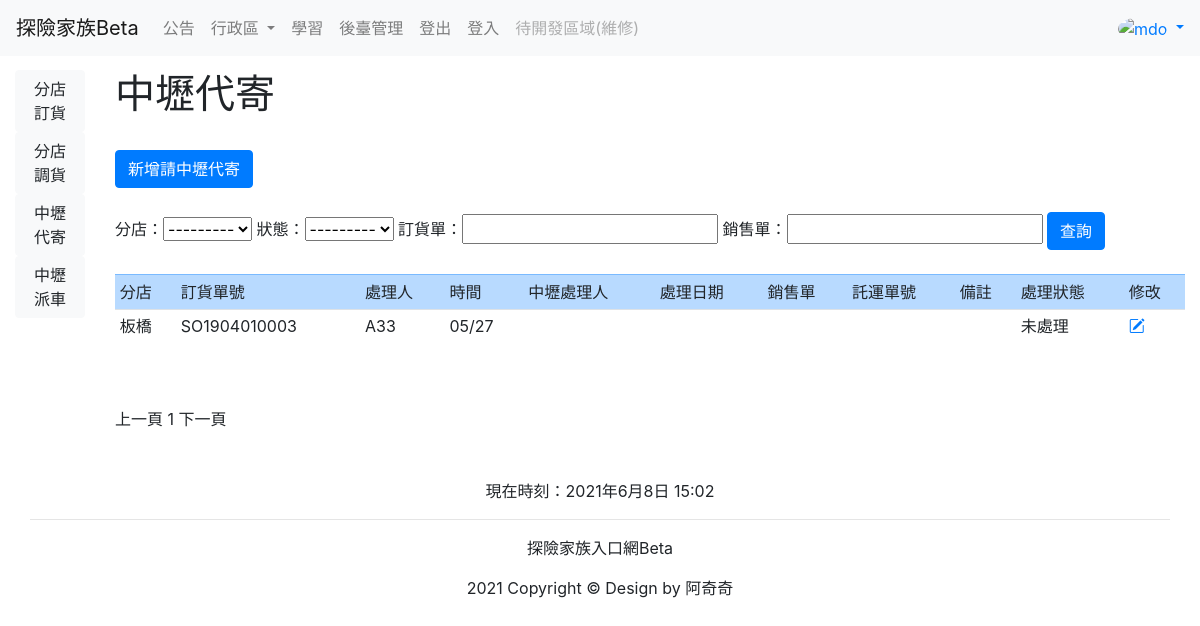
Page /zhongli_send/ on the committed database.
### myweb/models.py (models this page shows, shortened)
class ZhongliSend(models.Model):
    done_choices = (
        ('已處理', '已處理'),
        ('未處理', '未處理'),
    )
    shop_a_name_from = models.ForeignKey('ShopNameA', on_delete=models.CASCADE)
    order_sheet_number = models.CharField(max_length=12, unique=True)
    pos_sheet_number = models.CharField(max_length=17,)
    shop_a_time = models.DateTimeField(default=timezone.now)
    shop_a_staff = models.CharField(max_length=12)
    sell_sheet_number = models.CharField(null=True, blank=True, max_length=12)
    send_sheet_number = models.CharField(null=True, blank=True, max_length=16)
    service_time = models.DateTimeField(null=True, blank=True, )
    service_staff = models.CharField(null=True, blank=True, max_length=12)
    remark = models.TextField(null=True, blank=True)
    done = models.CharField(max_length=3, choices=done_choices, default='未處理')

class ShopNameA(models.Model):
    shop_name_a = models.CharField(max_length=10, null=False)
    order = models.IntegerField(default='99')
    def __str__(self):
        return self.shop_name_a

### myweb/views.py (the view)
# urls.py: path('zhongli_send/', views.zhongli_send, name='zhongli-send-url'),
def zhongli_send(request):
    now = datetime.now()
    zhongli_send = ZhongliSend.objects.all().order_by('-shop_a_time')
    zhongli_send_filter = ZhongliSendFilter(queryset=zhongli_send)
    if request.method == 'POST':
        zhongli_send_filter = ZhongliSendFilter(request.POST, queryset=zhongli_send)
    paginator = Paginator(zhongli_send_filter.qs, 20)
    num_p = request.GET.get('page', 1)  # 以page为键得到默认的页面1
    page = paginator.page(int(num_p))
    context = {
        'zhongli_send_filter': zhongli_send_filter
    }
    return render(request, 'zhongli_send.html', locals())

### templates/zhongli_send.html (shortened to what this page needs)
{% extends 'transfer_base.html' %}
{% block content %}
    <h1>中壢代寄</h1>
    <br>
    <button class="btn btn-primary" onclick="location.href='{% url 'zhongli-send-add-url' %}'">
        新增請中壢代寄
    </button>
    <br>
    <br>
    <form method='POST'>
        分店：{{ zhongli_send_filter.form.shop_a_name_from }}
        狀態：{{ zhongli_send_filter.form.done }}
        訂貨單：{{ zhongli_send_filter.form.order_sheet_number }}
        銷售單：{{ zhongli_send_filter.form.sell_sheet_number }}
    <input type="submit" class="btn btn-primary" value="查詢" />
    </form>
    <br>
    <div class="table-responsive-xxl">
        <table class="table table-sm table-hover ">
            <thead>
                <tr class="table-primary">
                    <td>分店</td>
                    <td>訂貨單號</td>
                    <td>處理人</td>
                    <td>時間</td>
                    <td>中壢處理人</td>
                    <td>處理日期</td>
                    <td>銷售單</td>
                    <td>託運單號</td>
                    <td>備註</td>
                    <td>處理狀態</td>
                    <td>修改</td>
                </tr>
            </thead>
            {% for p in page %}
            <tbody>
                <tr bgcolor="{% cycle '#ffffff' '#ffffff' %}">
                    <td>{{ p.shop_a_name_from }}</td>
                    <td>{{ p.order_sheet_number }}</td>
                    <td>{{ p.shop_a_staff }}</td>
                    <td>{{ p.shop_a_time|date:'m/d' }}</td>
                    <td>{{ p.service_staff|default_if_none:"" }}</td>
                    <td>{{ p.service_time|date:'m/d' }}</td>
                    <td>{{ p.sell_sheet_number|default_if_none:"" }}</td>
                    <td>{{ p.send_sheet_number|default_if_none:"" }}</td>
                    <td style="max-width:150px; max-height:100px; overflow: auto; overflow-y:hidden;"><p>{{ p.remark }}</p></td>
                    <td>{{ p.done }}</td>
                    <td>
                        <a href="{% url 'zhongli-send-edit-url' p.order_sheet_number %}"><span class="bi bi-pencil-square"></span></a>
                    </td>
                </tr>
            </tbody>
            {% endfor %}
        </table>
    </div>
    <br>
    <br>
    {% if page.has_previous %}
      <a href="{% url 'zhongli-send-url' %}?page={{ page.previous_page_number }}">上一頁</a>
    {% else %}
    上一頁
    {% endif %}
    {% for p in paginator.page_range %}
        {% if p == page.number %}
            {{ p }}
        {% else %}
            <a href="{% url 'zhongli-send-url' %}?page={{ p }}">{{ p }}</a>
        {% endif %}
    {% endfor %}
    {% if page.has_next %}
      <a href="{% url 'zhongli-send-url' %}?page={{ page.next_page_number }}">下一頁</a>
    {% else %}
    下一頁
    {% endif %}
    <br>
    <br>
    <br>
{% endblock %}

### rows in the picture
ZhongliSend: shop_a_name_from "板橋", order_sheet_number "SO1904010003", shop_a_staff "A33", shop_a_time "05/27", done "未處理"

### other values in the picture
{{ p }} "1"
